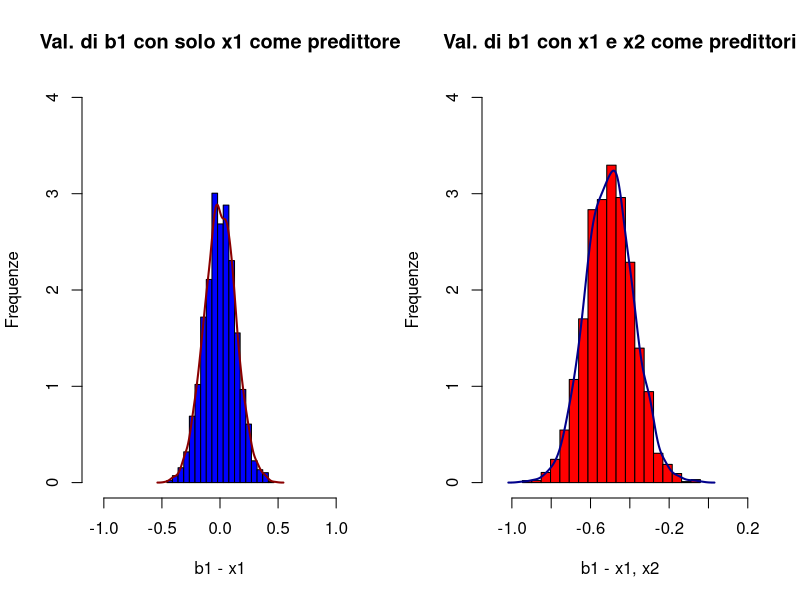
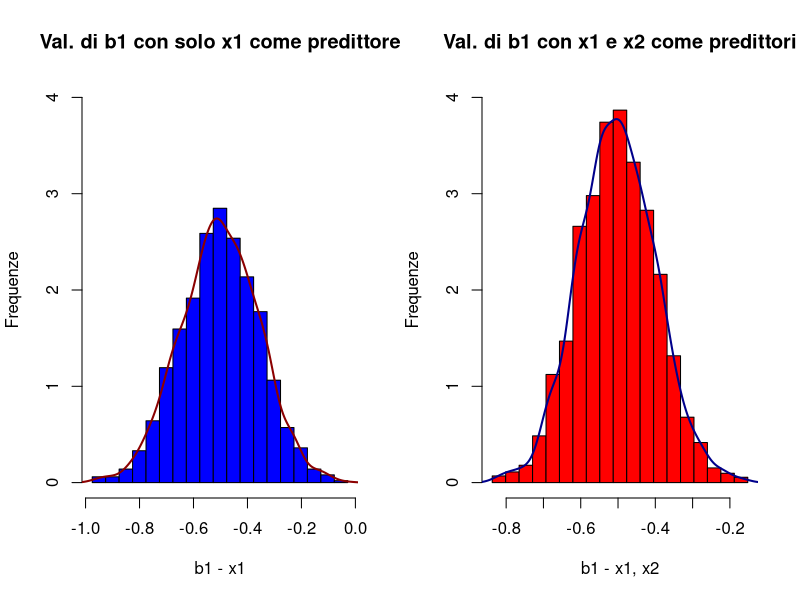
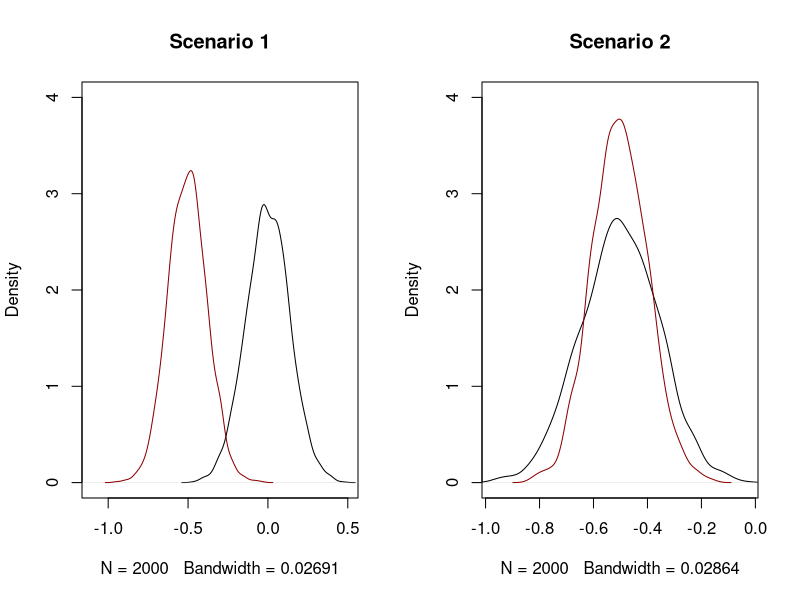
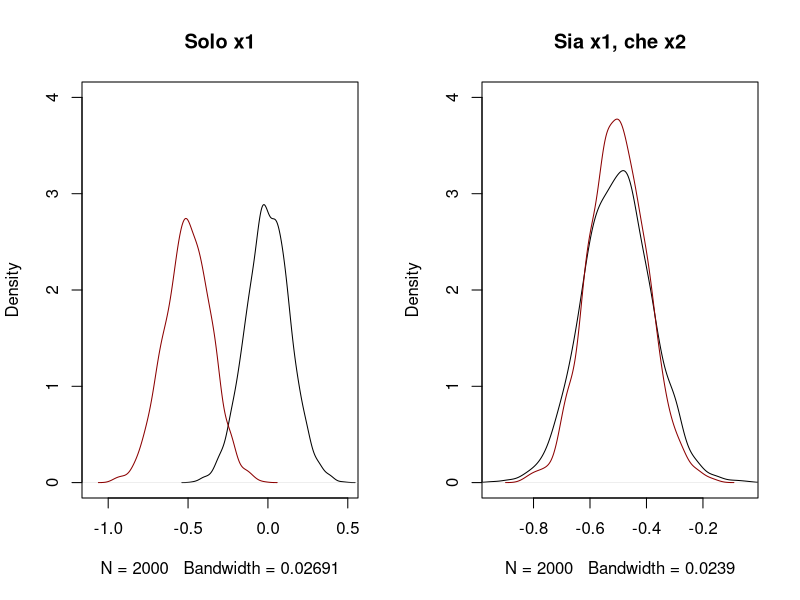

R code for these plots, in order:
# Homework 1
# Authors #
# Cavicchioli Michael
# Landi Claudia
# Sani Vittorio

#install.packages("mvtnorm")
library(mvtnorm)

# Generazione dei dati e restituzione dei valori dei coefficienti
generate_data_and_get_coefficients <- function(i, n, sd){
  
  # Set del seed
  set.seed(111+i)
  
  # Scenario con solo x1
  x = rmvnorm(n, c(0, 0), sd)
  x1 = x[,1]
  x2 = x[,2]
  e = rnorm(n,0, 1)
  
  y = b0 + b1*x1 + b2*x2 + e
  
  model_x1 = lm(y ~ x1)
  summary(model_x1)
  
  # Scenario con sia x1 che x2
  y1 = b0 + b1*x1 + b2*x2 + e
  model_x1_x2 = lm(y1 ~ x1+x2)
  summary(model_x1_x2)
  
  return (list(coef(model_x1)[2], coef(model_x1_x2)[2]))
}

# Plot di un istogramma
histogram <- function(x, xlab, col1, col2, xlim, main){
  {hist(x,  probability=TRUE, xlab = xlab, 
        ylab = "Frequenze", col = col1,
        breaks = seq(min(x), max(x), length.out = 20), 
        xlim = xlim, ylim = c(0, 4),
        main = main
  )
    lines(density(x), col = col2, lwd = 2)}
}

# Plot di una curva
plt <- function(x, y, xlim, main){
  {plot(density(x), xlim = xlim, ylim = c(0,4.0), main = main)
    lines(density(y), col = "darkred")}
}

# Coefficienti
b0 = 2
b1 = -0.5
b2 = 1

# Matrici di varianza e covarianza
sd1 <- matrix(c(1, 0.5, 0.5, 1), nrow = 2, ncol = 2)
sd2 <- matrix(c(1, 0, 0, 1), nrow = 2, ncol = 2)

n = 100  # Campione
nsim = 2000  # Numero simulazioni

# Inizializzazione delle variabili
b1_x1_s1 = c()      #b1 con solo x1 scenario 1
b1_x1_x2_s1 = c()   #b1 con sia x1 che x2 scenario 1
b1_x1_s2 = c()      #b1 con solo x1 scenario 2
b1_x1_x2_s2 = c()   #b1 con sia x1 che x2 scenario 2

# Simulazioni Monte Carlo
for (i in 1:nsim) {
  
  # Scenario 1
  results <- generate_data_and_get_coefficients(i, n, sd1)
  b1_x1_s1[i] <- results[[1]]
  b1_x1_x2_s1[i] <- results[[2]]
  
  # Scenario 2
  results <- generate_data_and_get_coefficients(i, n, sd2)
  b1_x1_s2[i] <- results[[1]]
  b1_x1_x2_s2[i] <- results[[2]]
}

# Grafici
# Layout per gli istogrammi
par(mfrow = c(1, 2))

# Istogrammi scenario 1
histogram(b1_x1_s1, "b1 - x1", "blue", "darkred", c(-1.1, 1.1), "Val. di b1 con solo x1 come predittore")
histogram(b1_x1_x2_s1, "b1 - x1, x2", "red", "darkblue", c(-1.1, 0.2), "Val. di b1 con x1 e x2 come predittori")

# Istogrammi scenario 2
histogram(b1_x1_s2, "b1 - x1", "blue", "darkred", range(b1_x1_s2), "Val. di b1 con solo x1 come predittore")
histogram(b1_x1_x2_s2, "b1 - x1, x2", "red", "darkblue", range(b1_x1_x2_s2), "Val. di b1 con x1 e x2 come predittori")

# Confronto scenario 1 e 2
plt(b1_x1_s1, b1_x1_x2_s1, c(-1.1, 0.5), "Scenario 1")
plt(b1_x1_s2, b1_x1_x2_s2, range(b1_x1_s2), "Scenario 2")

# Differenza tra scenari
plt(b1_x1_s1, b1_x1_s2, c(-1.1, 0.5), "Solo x1")
plt(b1_x1_x2_s1, b1_x1_x2_s2, range(b1_x1_x2_s1), "Sia x1, che x2")
